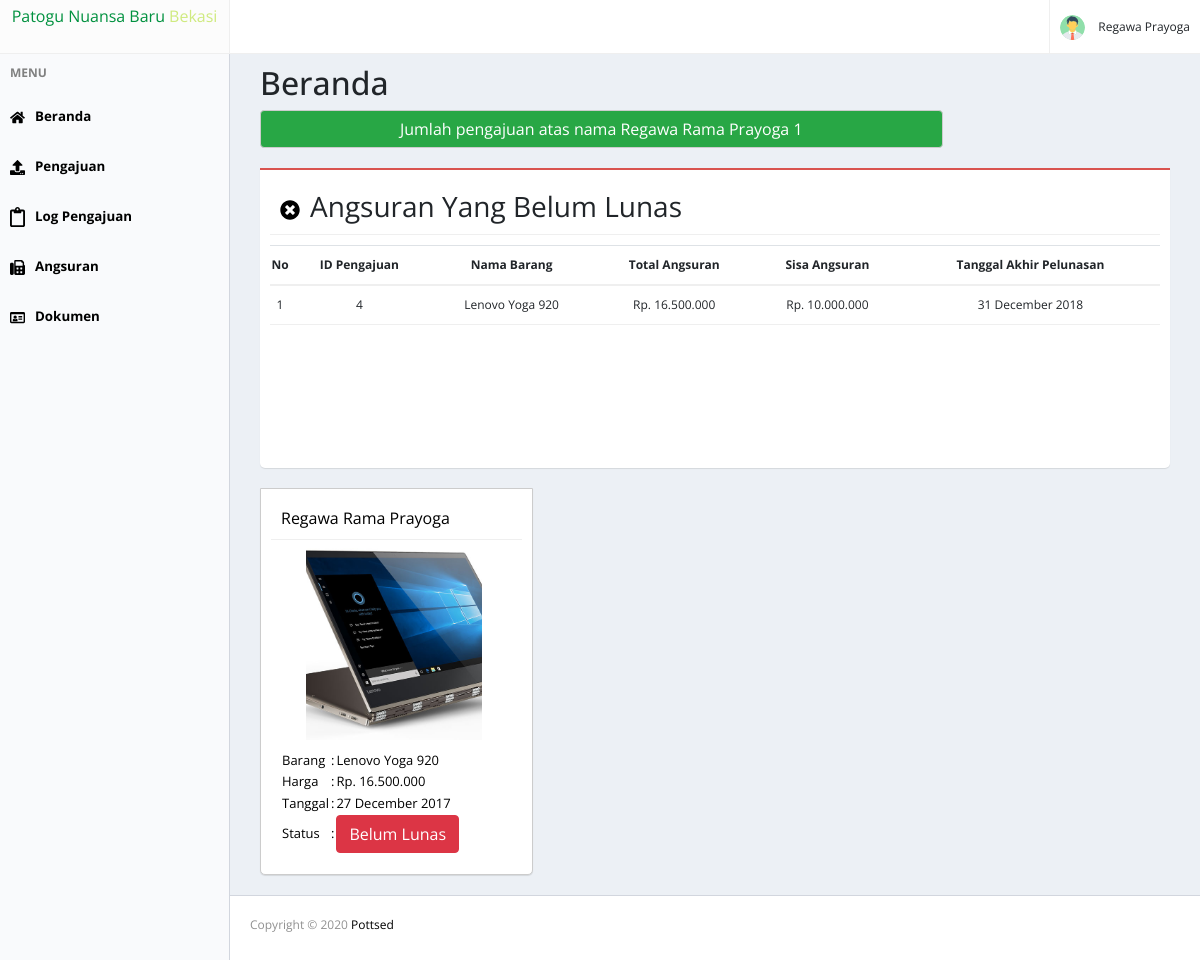
Page /main.php (signed in) on the committed database.
### tables this page shows
CREATE TABLE `tbl_anggota` (
  `nik` char(16) NOT NULL,
  `nama` varchar(30) NOT NULL,
  `alamat` text NOT NULL,
  `pekerjaan` varchar(40) NOT NULL,
  `gaji_perbulan` int(9) NOT NULL,
  `persentasi` int(3) NOT NULL DEFAULT '0'
);

CREATE TABLE `tbl_angsuran` (
  `id_angsuran` int(6) NOT NULL,
  `id_transaksi` int(6) NOT NULL,
  `harga_tambahan` int(11) NOT NULL,
  `dp` int(11) NOT NULL DEFAULT '0',
  `tgl_awal` date NOT NULL,
  `tgl_lunas` date DEFAULT NULL
);

CREATE TABLE `tbl_pengajuan` (
  `id_pengajuan` int(6) NOT NULL,
  `tgl_pengajuan` timestamp(6) NULL DEFAULT CURRENT_TIMESTAMP(6),
  `pengaju` char(16) NOT NULL,
  `barang` char(6) NOT NULL,
  `peruntukan` text,
  `jml_angsur` int(2) DEFAULT '0',
  `status` int(1) DEFAULT NULL
);

CREATE TABLE `tbl_barang` (
  `id_barang` char(6) NOT NULL,
  `nama` varchar(50) DEFAULT NULL,
  `kategori` char(4) DEFAULT NULL,
  `perkiraan_harga` int(9) DEFAULT NULL,
  `gambar` varchar(255) DEFAULT NULL,
  `spesifikasi` text
);

### main.php (called while the page is built, shortened)
<?php
	include 'belakang/connect.php';
	include 'link/main.php';
?>

### link/anggota/beranda.php (the view, shortened to what this page needs)
<div class="main-dash">
	<div class="main-content">
		<div class="main-title"><h2>Beranda</h2></div>
				<div class='col-lg-9 btn btn-success' style='border:1px solid #CCC'>
					<span class="pull-left">Jumlah pengajuan atas nama <?=$record['nama']?> </span>
					<span class="pull-right"><?php echo mysqli_num_rows(mysqli_query($con,"SELECT * FROM tbl_pengajuan p WHERE p.status = 3 and pengaju = '$_SESSION[user]'")); ?></span>
				</div>
			<?php
			$query = mysqli_query($con,"SELECT a.id_angsuran,p.id_pengajuan,b.nama,a.harga_tambahan,a.tgl_lunas FROM tbl_angsuran a
										INNER JOIN tbl_transaksi t ON(t.id_transaksi = a.id_transaksi)
										INNER JOIN tbl_pengajuan p ON(p.id_pengajuan = t.pengajuan)
										INNER JOIN tbl_barang b ON(b.id_barang = p.barang)
										WHERE p.pengaju = '$_SESSION[user]' AND t.status = '0'");
			if (mysqli_num_rows($query)>0): ?>
				<div class="content-big red"><h3 class="content-title"><img src="img/times-circle.svg" class="menu-icon" style="width:20px;">Angsuran Yang Belum Lunas</h3>
			<?php
				$batas = 5;
				if(!isset($_GET['p'])){
					$a_page = 1;
				}
				else{
					$a_page = $_GET['p'];
				}
				$mulai = $batas *($a_page-1);
			?>
			<table class="table">
				<tr>
					<th style="width:20px;">No</th>
					<th>ID Pengajuan</th>
					<th>Nama Barang</th>
					<th>Total Angsuran</th>
					<th>Sisa Angsuran</th>
					<th>Tanggal Akhir Pelunasan</th>
				</tr>
				<?php
				$query = mysqli_query($con,"SELECT a.id_angsuran,p.id_pengajuan,b.nama,a.harga_tambahan,a.tgl_lunas FROM tbl_angsuran a
										INNER JOIN tbl_transaksi t ON(t.id_transaksi = a.id_transaksi)
										INNER JOIN tbl_pengajuan p ON(p.id_pengajuan = t.pengajuan)
										INNER JOIN tbl_barang b ON(b.id_barang = p.barang)
										WHERE p.pengaju = '$_SESSION[user]' AND t.status = '0' LIMIT $mulai,$batas");
				$no = 1;
				while ($record = mysqli_fetch_array($query)){
					$q = mysqli_query($con,"SELECT a.dp, (a.harga_tambahan - SUM(d.besar_angsuran)) sisa
							FROM tbl_detail_angsuran d
							INNER JOIN tbl_angsuran a ON(d.id_angsuran = a.id_angsuran)
							WHERE d.id_angsuran = '$record[id_angsuran]' GROUP BY d.id_angsuran");
					$terbayar = 0;
					$dp = 0;
					if($rcd = $q->fetch_array()){
						$terbayar = $rcd['sisa'];
						$dp = $rcd['dp'];
					}
					$tgl = date("d F Y", strtotime($record['tgl_lunas']));
					$total = number_format($record['harga_tambahan'],0,",",".");
					$sisa = number_format(($terbayar-$dp),0,",",".");
					echo "
					<tr>
						<td>$no</td>
						<td>$record[id_pengajuan]</td>
						<td>$record[nama]</td>
						<td>Rp. $total</td>
						<td>Rp. $sisa</td>
						<td>$tgl</td>
					</tr>
					";
					$no++;
				}
				?>
			</table>
		</div>
			<?php else: ?>
			<?php endif ?>
		<?php
			$query = mysqli_query($con,"SELECT * FROM tbl_pengajuan p WHERE p.status = 3 and pengaju = '$_SESSION[user]'");
			while($record = mysqli_fetch_array($query)){
			$barang = mysqli_fetch_array(mysqli_query($con,"SELECT * from tbl_barang where id_barang='".$record['barang']."'"));
			$anggota = mysqli_fetch_array(mysqli_query($con,"SELECT * from tbl_anggota where nik='".$record['pengaju']."'"));
			$transaksi = mysqli_fetch_array(mysqli_query($con,"SELECT * from tbl_transaksi where pengajuan='".$record['id_pengajuan']."'"));
			$angsuran = mysqli_fetch_array(mysqli_query($con,"SELECT * from tbl_angsuran where id_transaksi='".$transaksi['id_transaksi']."'"));
				$tgl = date("d F Y", strtotime($record['tgl_pengajuan']));
				$total = number_format($angsuran['harga_tambahan'],0,',','.');
				if ($transaksi['status']==0) {
					$status='<span class="btn btn-danger" style="color: white;">Belum Lunas</span>';
				}else{
					$status='<span style="color: green;">Lunas</span>';
				}
				echo "
				<a href='?page=barang&id=$record[id_pengajuan]'>
				<div class='content-small' style='border:1px solid #CCC'>
					<h3 class='content-title' style='font-size:12pt;'>$anggota[nama]</h3>"; ?>
						<div class='container-img-beranda' style="background-image:url('img/barang/<?=$barang['gambar']?>');"></div> <?php echo"
						<div class='aju-det-beranda'>
							<table>
								<tr><td>Barang</td><td>:</td><td>$barang[nama]</td></tr>
								<tr><td>Harga</td><td>:</td><td>Rp. $total</td></tr>
								<tr><td>Tanggal</td><td>:</td><td>$tgl</td></tr>
								<tr><td>Status</td><td>:</td><td>$status</td></tr>
							</table>
						</div>
					</div>
				</div>
				</a>
				";
			}
		?>
	</div>
</div>

### link/main.php (shortened to what this page needs)
<?php
    if (isset($_SESSION['user'])) {
    $q = mysqli_query($con,"SELECT * FROM tbl_anggota WHERE nik = '$_SESSION[user]'");
    $record = mysqli_fetch_array($q);
    }else{
    	 $record['nama']='Demo';
    }
?>
<!DOCTYPE html>
<html>
  <head>
    <?php include 'link/head.php'; ?>
  </head>
  <body class="cek">
	<div>
		<div class="header-dash">
				<div class="dash-logo">
					<center>
						<div style="padding: 4px;">
							<span style="color: #00913F">Patogu Nuansa Baru</span><span style="color:#CFEA7F"> Bekasi</span>
						</div>
					</center>
				</div>
				<div class="dash-bar" onclick="dropdown()">
					<img src="img/user_pict.svg" class="img">
					<?php
						$exp = explode(" ", $record['nama']);
						echo "$exp[0] ".$exp[sizeof($exp)-1];
					?>
				</div>
		</div>
		<div class="content-dash">
			<?php
				switch($_SESSION['tingkat']){
					case "ANGGOTA":		include "anggota/sidebar.php";	break;
				}
			?>
			<footer class="foot_dash">
			<p>Copyright &copy; <?=date("Y")?> <a href="https://github.com/pottsed">Pottsed</a></p>
			</footer>
		</div>
  </body>
</html>

### link/head.php (shortened to what this page needs)
<link rel="stylesheet" type="text/css" href="bootstrap/css/bootstrap.min.css">
<link rel="stylesheet" href="https://stackpath.bootstrapcdn.com/bootstrap/4.3.1/css/bootstrap.min.css">
<link rel="stylesheet" type="text/css" href="http://puldapii.com/id/assets/css/font-awesome.min.css">
<link rel="stylesheet" href="css/style.css">

### link/anggota/sidebar.php (shortened to what this page needs)
<div class="side-dash">
	<ul class="menu-sidebar">
		<li class="header">MENU</li>
		<li><a href='?page=beranda'><img src="img/home.svg" class="menu-icon">Beranda</a></li>
		<li><a href='?page=pengajuan'><img src="img/upload.svg" class="menu-icon">Pengajuan</a></li>
		<li><a href='?page=log_pengajuan'><img src="img/clipboard.svg" class="menu-icon">Log Pengajuan</a></li>
		<li><a href='?page=angsuran'><img src="img/fax.svg" class="menu-icon">Angsuran</a></li>
		<li><a href='?page=dokumen'><img src="img/id-card.svg" class="menu-icon">Dokumen</a></li>
	</ul>
</div>
<?php
	switch ($_GET['page']) {
		case 'beranda':			include "link/anggota/beranda.php";				break;
	}
?>

### css/style.css (style rules this page uses)
body { font-family: 'Open Sans','Helvetica Neue',Helvetica,Arial,sans-serif; -webkit-font-smoothing: antialiased; }
th { align-items: center; text-align: center; }
.cek { margin:0px; }
a { color:black; text-decoration:none; }
footer { padding:30px 0px; background-color:#F5F5F5; color:#7B7B7B; font-size:15px; text-align:center; }
footer p { margin-top:30px; font-size:12px; color:#919191; }
.foot_dash { padding:10px 0px 10px 20px; background-color:#FFF; color:#7B7B7B; font-size:15px; text-align:left; margin-left:230px; border-top:1px solid #D2D6DE; }
.foot_dash p { margin-top:10px; font-size:12px; color:#919191; }
.header-dash { background-color:white; border-bottom : 1px solid #efefef; width:100%; display:flex; justify-content: space-between; position:fixed; }
.dash-logo { width:230px; border-right:1px solid #efefef; }
.dash-bar { padding:0px 10px; border-left:1px solid #efefef; font-size:12px; line-height:53px; min-width:100px; list-style:none; }
.dash-bar img { border-radius:50%; width:25px; height:25px; vertical-align:middle; margin-right:10px; }
.content-dash { width:100%; padding-top:54px; }
.side-dash { float:left; position:fixed; width:230px; background-color:#F9FAFC; height:100%; border-right:1px solid #D2D6DE; }
.main-dash { padding-left:260px; background-color:#ECF0F5; min-height:500px; padding-top:10px; padding-right:30px; padding-bottom:20px; }
.menu-sidebar { list-style:none; padding:0; }
.menu-sidebar .header { font-size:12px; padding:0; margin:10px 0px; padding-left:10px; font-weight:bold; color:grey; }
.menu-sidebar li { font-size:10pt; padding-top:15px; padding-bottom:15px; padding-left:10px; font-weight:bold; }
.main-content { width:100%; }
.content-big { min-height:300px; background-color:white; border-bottom-left-radius:5px; border-bottom-right-radius:5px; padding:10px; margin-top:20px; box-shadow: 0 1px 1px rgba(0,0,0,0.1); }
.content-small { width:30%; padding:10px; min-height:300px; background-color:white; margin-top:20px; border-bottom-left-radius:5px; border-bottom-right-radius:5px; float:left; margin-right:14px; box-shadow: 0 1px 1px rgba(0,0,0,0.1); }
.red { border-top:2px solid #d9534f; }
.content-title { border-bottom:1px solid #efefef; padding:10px; margin:0px; font-weight:normal; }
.menu-icon { display:inline; width:15px; margin-right:10px; }
.table { width:100%; border-collapse:collapse; border-spacing:0; margin-top:10px; font-size:12px; }
.table th { padding:10px 0px; border-bottom:2px solid #efefef; }
.table td { padding:10px 0px; border-bottom:1px solid #efefef; text-align:center; }
.container-img-beranda { width: 70%; height: 200px; padding:10px; margin-left: 35px; background-image:url("../img/barang/asus.jpg"); background-size: cover; background-position: center; }
.aju-det-beranda { width:100%; padding:10px; box-sizing : border-box; font-size:13px; float:left; }

### rows in the picture
tbl_anggota: nama "Regawa", nama "Prayoga", nama "Regawa Rama Prayoga"
tbl_angsuran: tbl_pengajuan.id_pengajuan "4", tbl_barang.nama "Lenovo Yoga 920", harga_tambahan "16.500.000", sisa "10.000.000", tgl_lunas "31 December 2018"
tbl_pengajuan: tbl_anggota.nama "Regawa Rama Prayoga", tbl_barang.gambar (picture), tbl_barang.nama "Lenovo Yoga 920", tbl_angsuran.harga_tambahan "16.500.000", tgl_pengajuan "27 December 2017"
